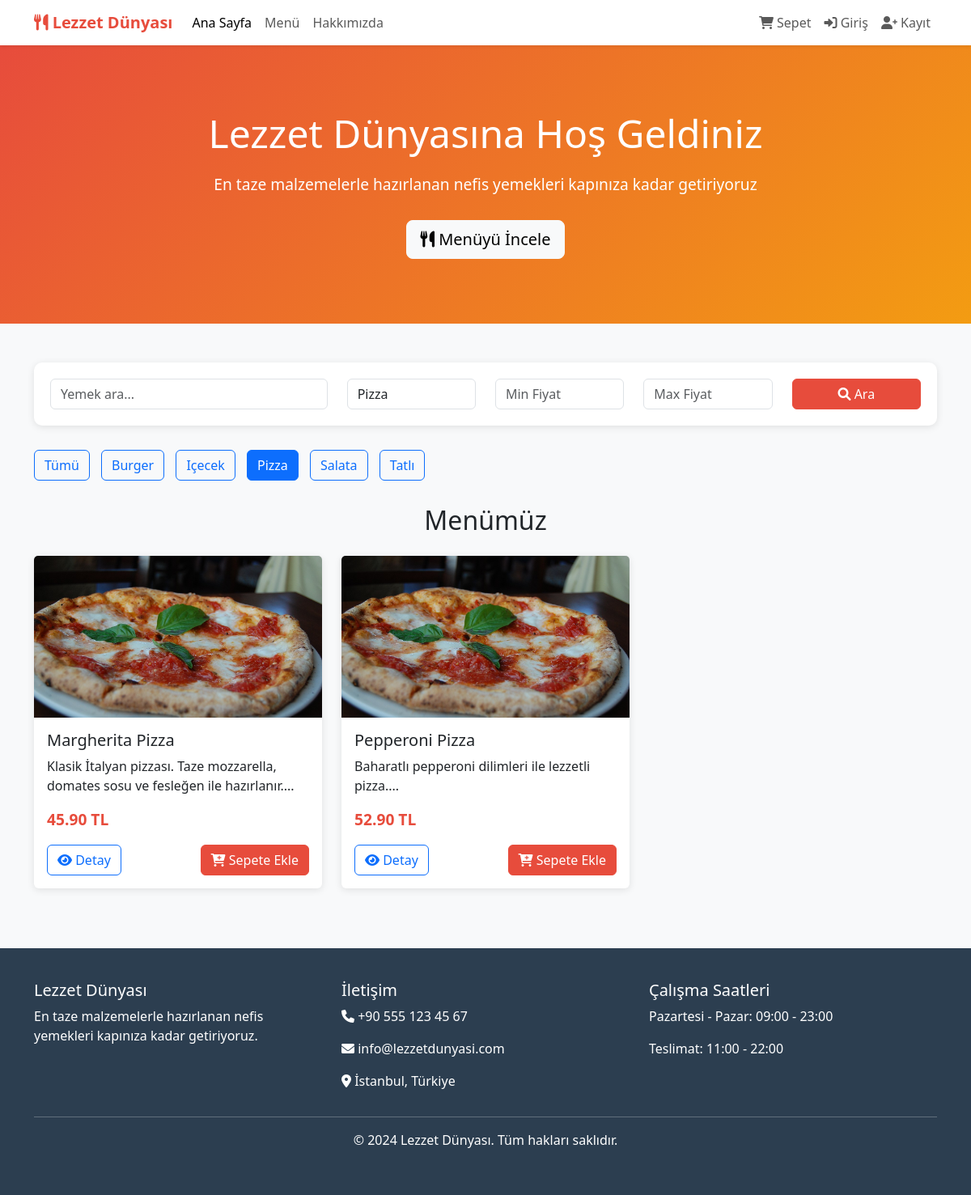
Screenshot of /index.php?category=pizza with the database file from the repository.
### tables this page shows
CREATE TABLE products (
        id INTEGER PRIMARY KEY AUTOINCREMENT,
        name VARCHAR(100) NOT NULL,
        description TEXT,
        price DECIMAL(10,2) NOT NULL,
        category VARCHAR(50) NOT NULL,
        image VARCHAR(255),
        ingredients TEXT,
        stock_quantity INTEGER DEFAULT 0,
        is_active BOOLEAN DEFAULT 1,
        created_at DATETIME DEFAULT CURRENT_TIMESTAMP
    );

### includes/functions.php (called while the page is built, shortened)
<?php
function sanitize($input) {
    return htmlspecialchars(trim($input), ENT_QUOTES, 'UTF-8');
}
function isLoggedIn() {
    return isset($_SESSION['user_id']);
}
function formatPrice($price) {
    return number_format($price, 2) . ' TL';
}
function getProducts($db, $search = '', $category = '', $min_price = 0, $max_price = 999999) {
    $sql = "SELECT * FROM products WHERE 1=1";
    $params = [];
    if (!empty($category)) {
        $sql .= " AND category = :category";
        $params[':category'] = $category;
    }
    $sql .= " ORDER BY created_at DESC";
    $stmt = $db->prepare($sql);
    $stmt->execute($params);
    return $stmt->fetchAll();
}
?>

### index.php (the view, shortened to what this page needs)
<?php
require_once 'includes/db.php';
require_once 'includes/functions.php';
$search = isset($_GET['search']) ? sanitize($_GET['search']) : '';
$category = isset($_GET['category']) ? sanitize($_GET['category']) : '';
$min_price = isset($_GET['min_price']) ? (float)$_GET['min_price'] : 0;
$max_price = isset($_GET['max_price']) ? (float)$_GET['max_price'] : 999999;
$products = getProducts($db, $search, $category, $min_price, $max_price);
$categories = $db->query("SELECT DISTINCT category FROM products ORDER BY category")->fetchAll();
?>
<!DOCTYPE html>
<html lang="tr">
<head>
    <link href="https://cdn.jsdelivr.net/npm/bootstrap@5.3.0/dist/css/bootstrap.min.css" rel="stylesheet">
    <link href="https://cdnjs.cloudflare.com/ajax/libs/font-awesome/6.0.0/css/all.min.css" rel="stylesheet">
    <link href="assets/css/style.css" rel="stylesheet">
</head>
<body>
    <nav class="navbar navbar-expand-lg navbar-light bg-white shadow-sm">
        <div class="container">
            <a class="navbar-brand" href="index.php">
                <i class="fas fa-utensils"></i> Lezzet Dünyası
            </a>
            <div class="collapse navbar-collapse" id="navbarNav">
                <ul class="navbar-nav me-auto">
                    <li class="nav-item">
                        <a class="nav-link active" href="index.php">Ana Sayfa</a>
                    </li>
                    <li class="nav-item">
                        <a class="nav-link" href="#menu">Menü</a>
                    </li>
                    <li class="nav-item">
                        <a class="nav-link" href="#about">Hakkımızda</a>
                    </li>
                </ul>
                <ul class="navbar-nav">
                    <li class="nav-item">
                        <a class="nav-link position-relative" href="cart.php">
                            <i class="fas fa-shopping-cart"></i> Sepet
                        </a>
                    </li>
                    <?php if (isLoggedIn()): ?>
                        <li class="nav-item">
                            <a class="nav-link" href="profile.php">
                                <i class="fas fa-user"></i> Profil
                            </a>
                        </li>
                        <li class="nav-item">
                            <a class="nav-link" href="logout.php">
                                <i class="fas fa-sign-out-alt"></i> Çıkış
                            </a>
                        </li>
                    <?php else: ?>
                        <li class="nav-item">
                            <a class="nav-link" href="login.php">
                                <i class="fas fa-sign-in-alt"></i> Giriş
                            </a>
                        </li>
                        <li class="nav-item">
                            <a class="nav-link" href="register.php">
                                <i class="fas fa-user-plus"></i> Kayıt
                            </a>
                        </li>
                    <?php endif; ?>
                </ul>
            </div>
        </div>
    </nav>
    <section class="hero-section">
        <div class="container">
            <h1>Lezzet Dünyasına Hoş Geldiniz</h1>
            <p>En taze malzemelerle hazırlanan nefis yemekleri kapınıza kadar getiriyoruz</p>
            <a href="#menu" class="btn btn-light btn-lg">
                <i class="fas fa-utensils"></i> Menüyü İncele
            </a>
        </div>
    </section>
    <div class="container my-5">
        <div class="search-form">
            <form method="GET" id="searchForm">
                <div class="row">
                    <div class="col-md-4">
                        <input type="text" class="form-control" name="search" id="searchInput"
                               placeholder="Yemek ara..." value="<?php echo $search; ?>">
                    </div>
                    <div class="col-md-2">
                        <select class="form-control" name="category">
                            <?php foreach ($categories as $cat): ?>
                                <option value="<?php echo $cat['category']; ?>"
                                        <?php echo $category === $cat['category'] ? 'selected' : ''; ?>>
                                    <?php echo ucfirst($cat['category']); ?>
                                </option>
                            <?php endforeach; ?>
                        </select>
                    </div>
                    <div class="col-md-2">
                        <input type="number" class="form-control" name="min_price"
                               placeholder="Min Fiyat" value="<?php echo $min_price > 0 ? $min_price : ''; ?>">
                    </div>
                    <div class="col-md-2">
                        <input type="number" class="form-control" name="max_price"
                               placeholder="Max Fiyat" value="<?php echo $max_price < 999999 ? $max_price : ''; ?>">
                    </div>
                    <div class="col-md-2">
                        <button type="submit" class="btn btn-primary w-100">
                            <i class="fas fa-search"></i> Ara
                        </button>
                    </div>
                </div>
            </form>
        </div>
        <div class="category-filter">
            <button class="btn btn-outline-primary category-btn <?php echo empty($category) ? 'active' : ''; ?>"
                    data-category="all">Tümü</button>
            <?php foreach ($categories as $cat): ?>
                <button class="btn btn-outline-primary category-btn <?php echo $category === $cat['category'] ? 'active' : ''; ?>"
                        data-category="<?php echo $cat['category']; ?>">
                    <?php echo ucfirst($cat['category']); ?>
                </button>
            <?php endforeach; ?>
        </div>
        <section id="menu">
            <h2 class="text-center mb-4">Menümüz</h2>
            <?php if (empty($products)): ?>
                <div class="alert alert-info text-center">
                    <i class="fas fa-info-circle"></i> Aradığınız kriterlere uygun ürün bulunamadı.
                </div>
            <?php else: ?>
                <div class="row">
                    <?php foreach ($products as $product): ?>
                        <div class="col-md-4 col-sm-6 mb-4">
                            <div class="card product-card">
                                <img src="assets/uploads/<?php echo $product['image']; ?>"
                                     class="card-img-top" alt="<?php echo $product['name']; ?>">
                                <div class="card-body">
                                    <h5 class="card-title"><?php echo $product['name']; ?></h5>
                                    <p class="card-text"><?php echo substr($product['description'], 0, 100); ?>...</p>
                                    <p class="price"><?php echo formatPrice($product['price']); ?></p>
                                    <div class="d-flex justify-content-between">
                                        <a href="product.php?id=<?php echo $product['id']; ?>"
                                           class="btn btn-outline-primary">
                                            <i class="fas fa-eye"></i> Detay
                                        </a>
                                        <button onclick="addToCart(<?php echo $product['id']; ?>, '<?php echo $product['name']; ?>')"
                                                class="btn btn-primary">
                                            <i class="fas fa-cart-plus"></i> Sepete Ekle
                                        </button>
                                    </div>
                                </div>
                            </div>
                        </div>
                    <?php endforeach; ?>
                </div>
            <?php endif; ?>
        </section>
    </div>
    <footer class="footer">
        <div class="container">
            <div class="row">
                <div class="col-md-4">
                    <h5>Lezzet Dünyası</h5>
                    <p>En taze malzemelerle hazırlanan nefis yemekleri kapınıza kadar getiriyoruz.</p>
                </div>
                <div class="col-md-4">
                    <h5>İletişim</h5>
                    <p><i class="fas fa-phone"></i> +90 555 123 45 67</p>
                    <p><i class="fas fa-envelope"></i> info@lezzetdunyasi.com</p>
                    <p><i class="fas fa-map-marker-alt"></i> İstanbul, Türkiye</p>
                </div>
                <div class="col-md-4">
                    <h5>Çalışma Saatleri</h5>
                    <p>Pazartesi - Pazar: 09:00 - 23:00</p>
                    <p>Teslimat: 11:00 - 22:00</p>
                </div>
            </div>
            <hr>
            <div class="text-center">
                <p>&copy; 2024 Lezzet Dünyası. Tüm hakları saklıdır.</p>
            </div>
        </div>
    </footer>
</body>
</html>

### assets/css/style.css (style rules this page uses)
:root { --primary-color: #e74c3c; --secondary-color: #f39c12; --success-color: #27ae60; --dark-color: #2c3e50; --light-color: #ecf0f1; --border-color: #bdc3c7; }
body { font-family: 'Segoe UI', Tahoma, Geneva, Verdana, sans-serif; background-color: #f8f9fa; }
.navbar-brand { font-weight: bold; color: var(--primary-color) !important; }
.btn-primary { background-color: var(--primary-color); border-color: var(--primary-color); }
.card { border: none; box-shadow: 0 2px 10px rgba(0,0,0,0.1); transition: transform 0.3s ease; }
.product-card { height: 100%; }
.product-card .card-img-top { height: 200px; object-fit: cover; }
.price { font-size: 1.2em; font-weight: bold; color: var(--primary-color); }
.hero-section { background: linear-gradient(135deg, var(--primary-color), var(--secondary-color)); color: white; padding: 80px 0; text-align: center; }
.hero-section h1 { font-size: 3rem; margin-bottom: 20px; }
.hero-section p { font-size: 1.2rem; margin-bottom: 30px; }
.search-form { background: white; padding: 20px; border-radius: 10px; box-shadow: 0 2px 10px rgba(0,0,0,0.1); margin-bottom: 30px; }
.footer { background-color: var(--dark-color); color: white; padding: 40px 0; margin-top: 50px; }
.category-filter { margin-bottom: 20px; }
.category-filter .btn { margin-right: 10px; margin-bottom: 10px; }

### rows the page displays
products: image (picture), name "Margherita Pizza", description "Klasik İtalyan pizzası. Taze mozzarella, domates sosu ve fesleğen ile hazırlanır.", price "45.90 TL"
products: image (picture), name "Pepperoni Pizza", description "Baharatlı pepperoni dilimleri ile lezzetli pizza.", price "52.90 TL"

### other values shown
$cat['category'] "Burger"
$cat['category'] "Içecek"
$cat['category'] "Pizza"
$cat['category'] "Salata"
$cat['category'] "Tatlı"
form field category "Pizza"
